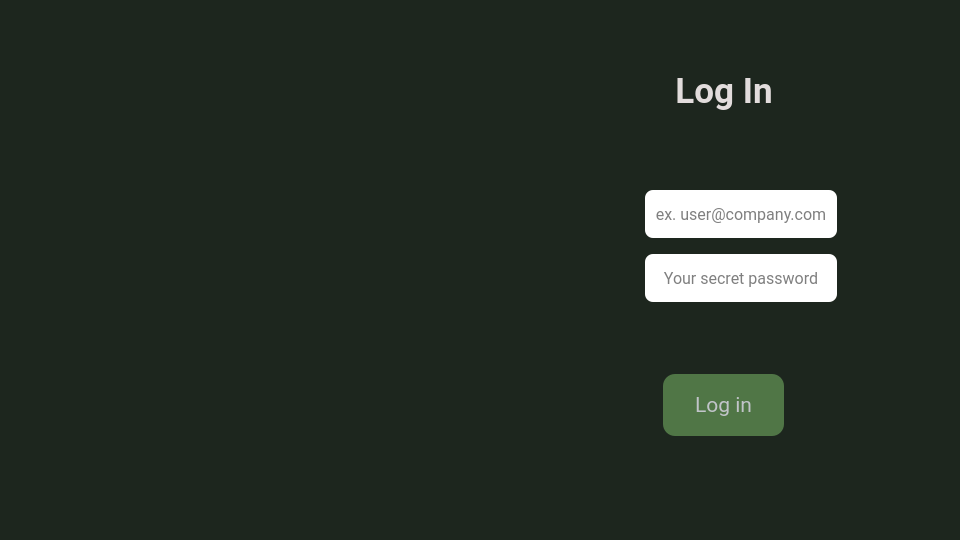
<?xml version="1.0" encoding="UTF-8"?>
<ui version="4.0">
 <class>Parent</class>
 <widget class="QWidget" name="Parent">
  <property name="geometry">
   <rect>
    <x>0</x>
    <y>0</y>
    <width>960</width>
    <height>540</height>
   </rect>
  </property>
  <property name="minimumSize">
   <size>
    <width>960</width>
    <height>540</height>
   </size>
  </property>
  <property name="font">
   <font>
    <pointsize>12</pointsize>
   </font>
  </property>
  <property name="windowTitle">
   <string>Login</string>
  </property>
  <property name="styleSheet">
   <string notr="true">QWidget#Parent {background-color: rgba(29, 38, 30, 255)}
</string>
  </property>
  <layout class="QHBoxLayout" name="horizontalLayout">
   <property name="spacing">
    <number>8</number>
   </property>
   <property name="leftMargin">
    <number>8</number>
   </property>
   <property name="topMargin">
    <number>8</number>
   </property>
   <property name="rightMargin">
    <number>8</number>
   </property>
   <property name="bottomMargin">
    <number>8</number>
   </property>
   <item>
    <widget class="QLabel" name="lb_background">
     <property name="minimumSize">
      <size>
       <width>480</width>
       <height>0</height>
      </size>
     </property>
     <property name="font">
      <font>
       <family>Roboto</family>
       <pointsize>8</pointsize>
      </font>
     </property>
     <property name="styleSheet">
      <string notr="true">border-image: url(:/Main/icons/vertical_background.jpg);</string>
     </property>
     <property name="text">
      <string/>
     </property>
    </widget>
   </item>
   <item>
    <widget class="QWidget" name="Form" native="true">
     <property name="minimumSize">
      <size>
       <width>480</width>
       <height>0</height>
      </size>
     </property>
     <property name="font">
      <font>
       <family>Roboto</family>
       <pointsize>16</pointsize>
      </font>
     </property>
     <property name="styleSheet">
      <string notr="true">QPushButton {
border-radius: 12px;
}</string>
     </property>
     <layout class="QVBoxLayout" name="verticalLayout_3">
      <property name="spacing">
       <number>16</number>
      </property>
      <property name="leftMargin">
       <number>8</number>
      </property>
      <property name="topMargin">
       <number>8</number>
      </property>
      <property name="rightMargin">
       <number>8</number>
      </property>
      <property name="bottomMargin">
       <number>8</number>
      </property>
      <item>
       <widget class="QLabel" name="lb_login_title">
        <property name="font">
         <font>
          <family>Roboto</family>
          <pointsize>26</pointsize>
          <bold>true</bold>
         </font>
        </property>
        <property name="styleSheet">
         <string notr="true">color: rgb(226, 220, 220);</string>
        </property>
        <property name="text">
         <string>Log In</string>
        </property>
        <property name="alignment">
         <set>Qt::AlignCenter</set>
        </property>
       </widget>
      </item>
      <item alignment="Qt::AlignHCenter|Qt::AlignVCenter">
       <widget class="QWidget" name="widget" native="true">
        <property name="sizePolicy">
         <sizepolicy hsizetype="Preferred" vsizetype="Preferred">
          <horstretch>0</horstretch>
          <verstretch>0</verstretch>
         </sizepolicy>
        </property>
        <property name="font">
         <font>
          <family>Roboto</family>
          <pointsize>16</pointsize>
         </font>
        </property>
        <property name="styleSheet">
         <string notr="true">QLineEdit {
    border-radius: 8px;
}
</string>
        </property>
        <layout class="QFormLayout" name="formLayout">
         <property name="labelAlignment">
          <set>Qt::AlignCenter</set>
         </property>
         <property name="formAlignment">
          <set>Qt::AlignCenter</set>
         </property>
         <property name="horizontalSpacing">
          <number>8</number>
         </property>
         <property name="verticalSpacing">
          <number>16</number>
         </property>
         <property name="leftMargin">
          <number>8</number>
         </property>
         <property name="topMargin">
          <number>8</number>
         </property>
         <property name="rightMargin">
          <number>8</number>
         </property>
         <property name="bottomMargin">
          <number>8</number>
         </property>
         <item row="1" column="0">
          <widget class="QLabel" name="lb_user">
           <property name="enabled">
            <bool>true</bool>
           </property>
           <property name="sizePolicy">
            <sizepolicy hsizetype="Fixed" vsizetype="Fixed">
             <horstretch>0</horstretch>
             <verstretch>0</verstretch>
            </sizepolicy>
           </property>
           <property name="minimumSize">
            <size>
             <width>16</width>
             <height>16</height>
            </size>
           </property>
           <property name="font">
            <font>
             <family>Roboto</family>
             <pointsize>16</pointsize>
            </font>
           </property>
           <property name="text">
            <string/>
           </property>
           <property name="pixmap">
            <pixmap>:/Main/icons/user.svg</pixmap>
           </property>
           <property name="scaledContents">
            <bool>false</bool>
           </property>
          </widget>
         </item>
         <item row="1" column="1">
          <widget class="QLineEdit" name="le_user">
           <property name="sizePolicy">
            <sizepolicy hsizetype="Fixed" vsizetype="Fixed">
             <horstretch>0</horstretch>
             <verstretch>0</verstretch>
            </sizepolicy>
           </property>
           <property name="minimumSize">
            <size>
             <width>192</width>
             <height>48</height>
            </size>
           </property>
           <property name="maximumSize">
            <size>
             <width>192</width>
             <height>16777215</height>
            </size>
           </property>
           <property name="font">
            <font>
             <family>Roboto</family>
             <pointsize>12</pointsize>
            </font>
           </property>
           <property name="toolTip">
            <string/>
           </property>
           <property name="toolTipDuration">
            <number>-1</number>
           </property>
           <property name="statusTip">
            <string/>
           </property>
           <property name="whatsThis">
            <string/>
           </property>
           <property name="text">
            <string/>
           </property>
           <property name="alignment">
            <set>Qt::AlignCenter</set>
           </property>
           <property name="placeholderText">
            <string>ex. user@company.com</string>
           </property>
          </widget>
         </item>
         <item row="3" column="0">
          <widget class="QLabel" name="lb_password">
           <property name="text">
            <string/>
           </property>
           <property name="pixmap">
            <pixmap>:/Main/icons/lock.svg</pixmap>
           </property>
          </widget>
         </item>
         <item row="3" column="1">
          <widget class="QLineEdit" name="le_password">
           <property name="sizePolicy">
            <sizepolicy hsizetype="Fixed" vsizetype="Fixed">
             <horstretch>0</horstretch>
             <verstretch>0</verstretch>
            </sizepolicy>
           </property>
           <property name="minimumSize">
            <size>
             <width>192</width>
             <height>48</height>
            </size>
           </property>
           <property name="maximumSize">
            <size>
             <width>192</width>
             <height>16777215</height>
            </size>
           </property>
           <property name="font">
            <font>
             <family>Roboto</family>
             <pointsize>12</pointsize>
            </font>
           </property>
           <property name="toolTip">
            <string extracomment="lol">This is your usual work password.</string>
           </property>
           <property name="toolTipDuration">
            <number>-1</number>
           </property>
           <property name="echoMode">
            <enum>QLineEdit::Password</enum>
           </property>
           <property name="alignment">
            <set>Qt::AlignCenter</set>
           </property>
           <property name="placeholderText">
            <string>Your secret password</string>
           </property>
           <property name="clearButtonEnabled">
            <bool>false</bool>
           </property>
          </widget>
         </item>
         <item row="5" column="0">
          <widget class="QLabel" name="lb_warning_icon">
           <property name="enabled">
            <bool>false</bool>
           </property>
           <property name="sizePolicy">
            <sizepolicy hsizetype="Fixed" vsizetype="Fixed">
             <horstretch>0</horstretch>
             <verstretch>0</verstretch>
            </sizepolicy>
           </property>
           <property name="minimumSize">
            <size>
             <width>32</width>
             <height>32</height>
            </size>
           </property>
           <property name="font">
            <font>
             <family>Roboto</family>
             <pointsize>16</pointsize>
             <bold>false</bold>
            </font>
           </property>
           <property name="accessibleName">
            <string extracomment="Segoe UI,9,-1,5,400,0,0,0,0,0,0,0,0,0,0,1"/>
           </property>
           <property name="styleSheet">
            <string notr="true">QLabel#lb_warning_icon:disabled
{
	border-image: none;
}

QLabel#lb_warning_icon:enabled
{
	border-image: url(:/Main/icons/alert-circle.svg);
}

</string>
           </property>
           <property name="text">
            <string/>
           </property>
          </widget>
         </item>
         <item row="5" column="1">
          <widget class="QLabel" name="lb_warning_message">
           <property name="enabled">
            <bool>false</bool>
           </property>
           <property name="sizePolicy">
            <sizepolicy hsizetype="Preferred" vsizetype="Preferred">
             <horstretch>5</horstretch>
             <verstretch>0</verstretch>
            </sizepolicy>
           </property>
           <property name="font">
            <font>
             <family>Roboto</family>
             <pointsize>12</pointsize>
             <bold>true</bold>
            </font>
           </property>
           <property name="styleSheet">
            <string notr="true">QLabel
{
color: rgb(173, 101, 85);
}
QLabel:disabled
{
	color: rgba(0, 0, 0, 0);
}</string>
           </property>
           <property name="frameShape">
            <enum>QFrame::NoFrame</enum>
           </property>
           <property name="frameShadow">
            <enum>QFrame::Plain</enum>
           </property>
           <property name="text">
            <string>Credentials are not correct!</string>
           </property>
           <property name="alignment">
            <set>Qt::AlignLeading|Qt::AlignLeft|Qt::AlignVCenter</set>
           </property>
          </widget>
         </item>
        </layout>
       </widget>
      </item>
      <item alignment="Qt::AlignHCenter|Qt::AlignTop">
       <widget class="QPushButton" name="pb_log_in">
        <property name="sizePolicy">
         <sizepolicy hsizetype="Fixed" vsizetype="Fixed">
          <horstretch>0</horstretch>
          <verstretch>0</verstretch>
         </sizepolicy>
        </property>
        <property name="minimumSize">
         <size>
          <width>0</width>
          <height>0</height>
         </size>
        </property>
        <property name="font">
         <font>
          <family>Roboto</family>
          <pointsize>16</pointsize>
          <italic>false</italic>
          <bold>false</bold>
          <underline>false</underline>
          <kerning>true</kerning>
         </font>
        </property>
        <property name="toolTip">
         <string notr="true"/>
        </property>
        <property name="toolTipDuration">
         <number>-1</number>
        </property>
        <property name="styleSheet">
         <string notr="true">QPushButton
{
background-color: rgb(80, 118, 70);
color: rgb(193, 196, 201);
padding-left: 32px;
padding-right: 32px;
padding-top: 18px;
padding-bottom: 18px;
}

QPushButton:hover
{
	background-color: rgb(53, 78, 40);
}</string>
        </property>
        <property name="text">
         <string>Log in</string>
        </property>
       </widget>
      </item>
     </layout>
    </widget>
   </item>
  </layout>
 </widget>
 <layoutdefault spacing="12" margin="26"/>
 <tabstops>
  <tabstop>pb_log_in</tabstop>
  <tabstop>le_user</tabstop>
  <tabstop>le_password</tabstop>
 </tabstops>
 <resources>
  <include location="icons.qrc"/>
 </resources>
 <connections/>
 <designerdata>
  <property name="gridDeltaX">
   <number>8</number>
  </property>
  <property name="gridDeltaY">
   <number>8</number>
  </property>
  <property name="gridSnapX">
   <bool>true</bool>
  </property>
  <property name="gridSnapY">
   <bool>true</bool>
  </property>
  <property name="gridVisible">
   <bool>true</bool>
  </property>
 </designerdata>
</ui>
